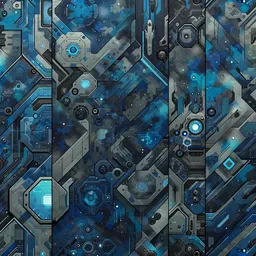
#> input picture resources/spaceships/blue.webp, 256 x 256 px, shrunk from 1024 x 1024 before the run, found by its file name; its folder holds 3 pictures in this run
$ python tile_images.py
#> lines starting #> are read from the running program, lines starting #| are printed output that depends on the picture
import cv2
import numpy as np
import os

def tile_image(image_path, output_dir, tiling_factor):
    # Load the image
#> called with output_dir = 'F:\\dev\\space-ships\\resources\\tiled', tiling_factor = 4
    image = cv2.imread(image_path)
#> image is the input picture: shape (256, 256, 3); mean B, G, R 89.1, 76.2, 51.6

    # Get the dimensions of the image
    height, width, channels = image.shape
#> height = 256; width = 256; channels = 3

    # Create a new image by repeating the original image tiling_factor times in both axes
    tiled_image = np.tile(image, (tiling_factor, tiling_factor, 1))
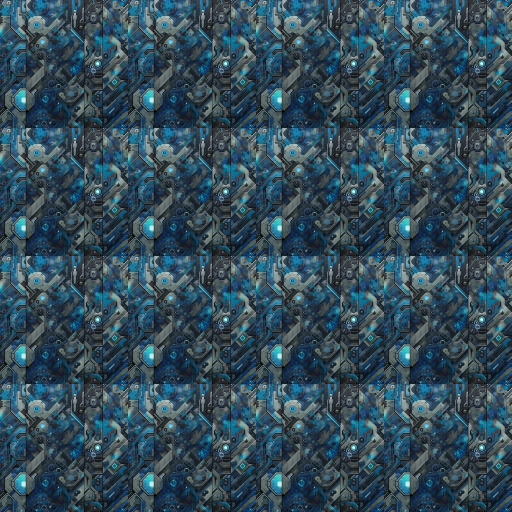
#> tiled_image: shape (1024, 1024, 3) (shown at 1/2 size); mean B, G, R 89.1, 76.2, 51.6

    # Ensure the output directory exists
    if not os.path.exists(output_dir):
        os.makedirs(output_dir)

    # Save the tiled image to the output directory
    base_name = os.path.basename(image_path)
    output_path = os.path.join(output_dir, f"tiled_{base_name}")
    cv2.imwrite(output_path, tiled_image)
    print(f"Tiled image saved as {output_path}")

def process_folder(input_dir, output_dir, tiling_factor):
    # Iterate over all the files in the input directory
    for file_name in os.listdir(input_dir):
        file_path = os.path.join(input_dir, file_name)

        # Check if the file is an image
        if os.path.isfile(file_path) and file_name.lower().endswith(('.png', '.jpg', '.jpeg', '.bmp', '.tif', '.tiff', '.webp')):
            print(f"Processing {file_name}...")
            tile_image(file_path, output_dir, tiling_factor)
        else:
            print(f"Skipping {file_name}, not an image.")
#> pass 2 of the loop in process_folder, `for file_name in os.listdir(input_dir):`:
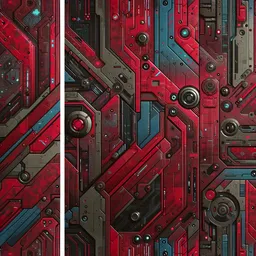
#> input picture resources/spaceships/red.webp, 256 x 256 px, shrunk from 1024 x 1024 before the run, found by its file name
#> in tile_image, image is the input picture: shape (256, 256, 3); mean B, G, R 49.4, 46.8, 87.5
#> in tile_image (call 2), `tiled_image = np.tile(image, (tiling_factor, tiling_factor, 1))`:
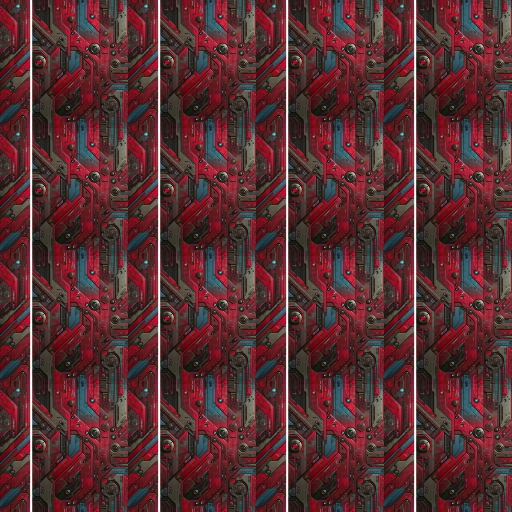
#> tiled_image: shape (1024, 1024, 3) (shown at 1/2 size); mean B, G, R 49.4, 46.8, 87.5
#> pass 3 of the loop in process_folder, `for file_name in os.listdir(input_dir):`:
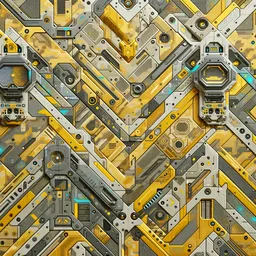
#> input picture resources/spaceships/yellow.webp, 256 x 256 px, shrunk from 1024 x 1024 before the run, found by its file name
#> in tile_image, image is the input picture: shape (256, 256, 3); mean B, G, R 92.9, 139.5, 152.2
#> in tile_image (call 3), `tiled_image = np.tile(image, (tiling_factor, tiling_factor, 1))`:
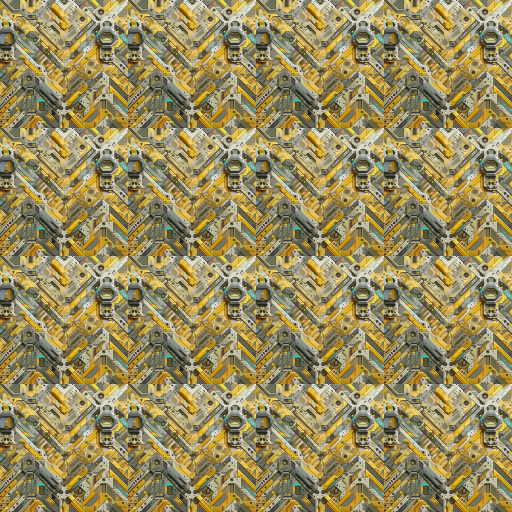
#> tiled_image: shape (1024, 1024, 3) (shown at 1/2 size); mean B, G, R 92.9, 139.5, 152.2

# Specify your input and output directories here
input_directory = 'F:\\dev\\space-ships\\resources\\spaceships'
output_directory = 'F:\\dev\\space-ships\\resources\\tiled'
tiling_factor = 4  # Change this to your desired tiling factor

process_folder(input_directory, output_directory, tiling_factor)
